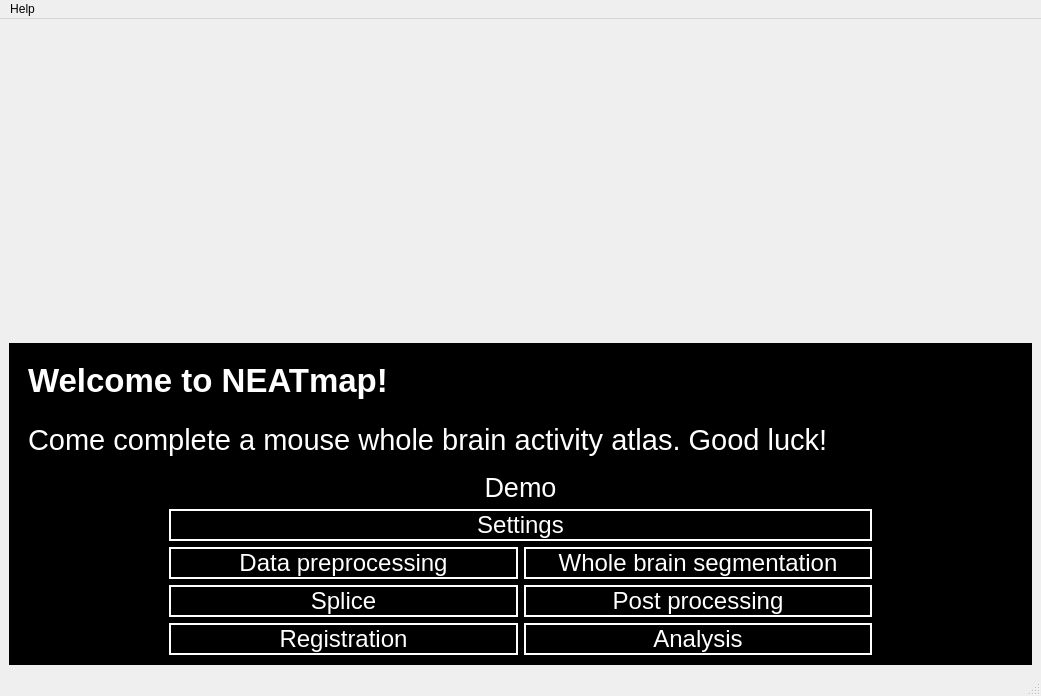
<?xml version="1.0" encoding="UTF-8"?>
<ui version="4.0">
 <class>NEATMap</class>
 <widget class="QMainWindow" name="NEATMap">
  <property name="geometry">
   <rect>
    <x>0</x>
    <y>0</y>
    <width>1041</width>
    <height>696</height>
   </rect>
  </property>
  <property name="minimumSize">
   <size>
    <width>0</width>
    <height>0</height>
   </size>
  </property>
  <property name="maximumSize">
   <size>
    <width>100000</width>
    <height>100000</height>
   </size>
  </property>
  <property name="focusPolicy">
   <enum>Qt::NoFocus</enum>
  </property>
  <property name="windowTitle">
   <string>NEATMap</string>
  </property>
  <property name="styleSheet">
   <string notr="true">*{
	font-family:Arial;
}
QPushButton:hover { color: red }</string>
  </property>
  <widget class="QWidget" name="centralwidget">
   <layout class="QVBoxLayout" name="verticalLayout_3">
    <item>
     <layout class="QVBoxLayout" name="verticalLayout_2">
      <property name="spacing">
       <number>0</number>
      </property>
      <item>
       <widget class="QLabel" name="label">
        <property name="text">
         <string/>
        </property>
        <property name="pixmap">
         <pixmap>figure/HomePage1.tif</pixmap>
        </property>
        <property name="scaledContents">
         <bool>true</bool>
        </property>
        <property name="alignment">
         <set>Qt::AlignJustify|Qt::AlignVCenter</set>
        </property>
        <property name="wordWrap">
         <bool>false</bool>
        </property>
        <property name="textInteractionFlags">
         <set>Qt::TextEditable</set>
        </property>
       </widget>
      </item>
      <item>
       <widget class="QFrame" name="frame">
        <property name="styleSheet">
         <string notr="true">#frame{
	background-color: rgb(0, 0, 0);
}

QPushButton:hover{
	color : green
}

</string>
        </property>
        <property name="frameShape">
         <enum>QFrame::StyledPanel</enum>
        </property>
        <property name="frameShadow">
         <enum>QFrame::Raised</enum>
        </property>
        <layout class="QVBoxLayout" name="verticalLayout_4">
         <item>
          <widget class="QFrame" name="frame_2">
           <property name="frameShape">
            <enum>QFrame::NoFrame</enum>
           </property>
           <property name="frameShadow">
            <enum>QFrame::Raised</enum>
           </property>
           <layout class="QHBoxLayout" name="horizontalLayout">
            <item>
             <widget class="QLabel" name="label_2">
              <property name="font">
               <font>
                <family>Arial</family>
                <pointsize>25</pointsize>
                <weight>75</weight>
                <bold>true</bold>
               </font>
              </property>
              <property name="styleSheet">
               <string notr="true">*{
	color: rgb(255, 255, 255)
}</string>
              </property>
              <property name="text">
               <string>Welcome to NEATmap!</string>
              </property>
             </widget>
            </item>
           </layout>
          </widget>
         </item>
         <item>
          <widget class="QFrame" name="frame_3">
           <property name="frameShape">
            <enum>QFrame::NoFrame</enum>
           </property>
           <property name="frameShadow">
            <enum>QFrame::Raised</enum>
           </property>
           <layout class="QHBoxLayout" name="horizontalLayout_2">
            <item>
             <widget class="QLabel" name="label_3">
              <property name="font">
               <font>
                <family>Arial</family>
                <pointsize>22</pointsize>
               </font>
              </property>
              <property name="styleSheet">
               <string notr="true">*{
	color: rgb(255, 255, 255)
}</string>
              </property>
              <property name="text">
               <string>Come complete a mouse whole brain activity atlas. Good luck!</string>
              </property>
             </widget>
            </item>
           </layout>
          </widget>
         </item>
         <item>
          <layout class="QVBoxLayout" name="verticalLayout">
           <property name="leftMargin">
            <number>150</number>
           </property>
           <property name="rightMargin">
            <number>150</number>
           </property>
           <item>
            <widget class="QLabel" name="label_4">
             <property name="font">
              <font>
               <family>Arial</family>
               <pointsize>20</pointsize>
              </font>
             </property>
             <property name="layoutDirection">
              <enum>Qt::LeftToRight</enum>
             </property>
             <property name="styleSheet">
              <string notr="true">*{
	color: rgb(255, 255, 255)
}</string>
             </property>
             <property name="text">
              <string>Demo</string>
             </property>
             <property name="alignment">
              <set>Qt::AlignCenter</set>
             </property>
             <property name="indent">
              <number>0</number>
             </property>
            </widget>
           </item>
           <item>
            <widget class="QPushButton" name="Settings">
             <property name="font">
              <font>
               <family>Arial</family>
               <pointsize>18</pointsize>
              </font>
             </property>
             <property name="styleSheet">
              <string notr="true">#Settings{
	background-color: rgb(0, 0, 0);
	border:2px solid rgb(255, 255, 255);
	color : rgb(255, 255, 255)
}
#Settings:hover{
	color : green
}</string>
             </property>
             <property name="text">
              <string>Settings</string>
             </property>
            </widget>
           </item>
           <item>
            <layout class="QGridLayout" name="gridLayout">
             <item row="3" column="2">
              <widget class="QPushButton" name="Analysis">
               <property name="font">
                <font>
                 <family>Arial</family>
                 <pointsize>18</pointsize>
                </font>
               </property>
               <property name="styleSheet">
                <string notr="true">#Analysis{
	background-color: rgb(0, 0, 0);
	border:2px solid rgb(255, 255, 255);
	color : rgb(255, 255, 255)
}

#Analysis:hover {
	color: green;
}</string>
               </property>
               <property name="text">
                <string>Analysis</string>
               </property>
              </widget>
             </item>
             <item row="3" column="0">
              <widget class="QPushButton" name="Registration">
               <property name="font">
                <font>
                 <family>Arial</family>
                 <pointsize>18</pointsize>
                </font>
               </property>
               <property name="styleSheet">
                <string notr="true">#Registration{
	background-color: rgb(0, 0, 0);
	border:2px solid rgb(255, 255, 255);
	color : rgb(255, 255, 255)
}

#Registration:hover {
	color: green;
}</string>
               </property>
               <property name="text">
                <string>Registration</string>
               </property>
              </widget>
             </item>
             <item row="1" column="2">
              <widget class="QPushButton" name="WholeBrainSeg">
               <property name="font">
                <font>
                 <family>Arial</family>
                 <pointsize>18</pointsize>
                </font>
               </property>
               <property name="styleSheet">
                <string notr="true">#WholeBrainSeg{
	background-color: rgb(0, 0, 0);
	border:2px solid rgb(255, 255, 255);
	color : rgb(255, 255, 255)
}
#WholeBrainSeg:hover{
	color : green
}
</string>
               </property>
               <property name="text">
                <string>Whole brain segmentation</string>
               </property>
              </widget>
             </item>
             <item row="2" column="2">
              <widget class="QPushButton" name="Post">
               <property name="font">
                <font>
                 <family>Arial</family>
                 <pointsize>18</pointsize>
                </font>
               </property>
               <property name="styleSheet">
                <string notr="true">#Post{
	background-color: rgb(0, 0, 0);
	border:2px solid rgb(255, 255, 255);
	color : rgb(255, 255, 255)
}

#Post:hover {
	color: green;
}</string>
               </property>
               <property name="text">
                <string>Post processing</string>
               </property>
              </widget>
             </item>
             <item row="1" column="0">
              <widget class="QPushButton" name="datapro">
               <property name="font">
                <font>
                 <family>Arial</family>
                 <pointsize>18</pointsize>
                </font>
               </property>
               <property name="styleSheet">
                <string notr="true">#datapro{
	background-color: rgb(0, 0, 0);
	border:2px solid rgb(255, 255, 255);
	color : rgb(255, 255, 255)
}

#datapro:hover {
	color: green;
}</string>
               </property>
               <property name="text">
                <string>Data preprocessing</string>
               </property>
               <property name="flat">
                <bool>false</bool>
               </property>
              </widget>
             </item>
             <item row="2" column="0">
              <widget class="QPushButton" name="Splice">
               <property name="font">
                <font>
                 <family>Arial</family>
                 <pointsize>18</pointsize>
                </font>
               </property>
               <property name="styleSheet">
                <string notr="true">#Splice{
	background-color: rgb(0, 0, 0);
	border:2px solid rgb(255, 255, 255);
	color : rgb(255, 255, 255)
}

#Splice:hover {
	color: green;
}</string>
               </property>
               <property name="text">
                <string>Splice</string>
               </property>
              </widget>
             </item>
            </layout>
           </item>
          </layout>
         </item>
        </layout>
       </widget>
      </item>
     </layout>
    </item>
   </layout>
  </widget>
  <widget class="QMenuBar" name="menubar">
   <property name="geometry">
    <rect>
     <x>0</x>
     <y>0</y>
     <width>1041</width>
     <height>21</height>
    </rect>
   </property>
   <widget class="QMenu" name="menu">
    <property name="title">
     <string>Help</string>
    </property>
    <addaction name="actionHelp"/>
   </widget>
   <addaction name="menu"/>
  </widget>
  <widget class="QStatusBar" name="statusbar"/>
  <action name="actionHelp">
   <property name="text">
    <string>Document</string>
   </property>
  </action>
 </widget>
 <resources/>
 <connections/>
</ui>
